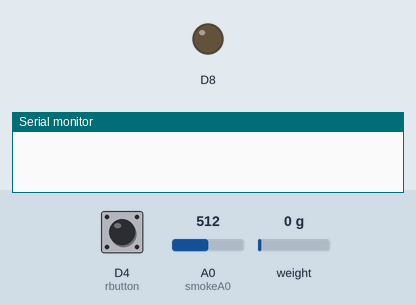
This sketch was run on a simulated ESP8266 (NodeMCU). Shown: output pins drawn as LEDs (lit = HIGH), the last lines printed to the serial monitor. Inputs (shaded band) come from the test bench; at power-on: D4 (rbutton) HIGH, A0 (smokeA0) = 512, weight on the scale 0 g. WiFi joins after 1.5 s; servers stay silent unless stated.

Above: at 0.0 s.
At 9.9 s:
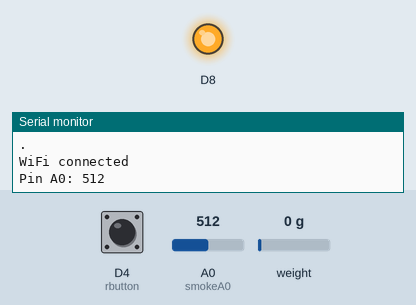
Timing chart, 0 to 11.4 s (numbered marks = the images above):
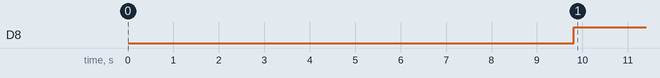

The sketch:

GCE-LOAD_CEL-BLYNK_LCD_WIDGET.ino
```cpp
//iotecemit@gmail.com
#include <ESP8266WiFi.h>
#include "HX711.h"
#define BLYNK_PRINT Serial
#include <Blynk.h>
#include <BlynkSimpleEsp8266.h>
#include <Wire.h>
///#include <LiquidCrystal_I2C.h>
//LiquidCrystal_I2C lcd(0x27, 16, 2);
#define BLYNK_PRINT Serial

const char *ssid = "iotlab"; // replace with your wifi ssid and wpa2 key
const char *pass = "password12345";
char auth[] = " cATOZXcv6jMw9IZIptYlD9kQdpSdur6h";    // You should get Auth Token in the Blynk App.
 WidgetLCD lcd(V9);
WiFiClient client;

HX711 scale(D5, D6);

int rbutton = D4; // this button will be used to reset the scale to 0.
float weight;
float calibration_factor = -515598.91; // for me this vlaue works just perfect 419640
 int smokeA0 = A0;

int sensorThres = 350;
void setup()
{
  Serial.begin(115200);
  pinMode(rbutton, INPUT_PULLUP);
  pinMode(D8, OUTPUT);
  scale.set_scale();
  scale.tare(); //Reset the scale to 0
  long zero_factor = scale.read_average(); //Get a baseline reading
  Blynk.begin(auth, ssid, pass);
  Wire.begin(D2, D1);
//  lcd.begin();
  //lcd.setCursor(6,0);
//  lcd.print("IOT");
//  lcd.setCursor(1,1);
  lcd.print(0,0, "GAS CYLINDER-IoT ");
  lcd.print(0,1, "  MONITORING      ");
  delay(3000);
  lcd.clear();

  lcd.print(0,0,"Connecting Wifi");

  WiFi.begin(ssid, pass);
  {
  delay(1000);
  Serial.print(".");
  lcd.clear();
  }
  Serial.println("");
  Serial.println("WiFi connected");
  lcd.clear();
  //lcd.print("WiFi connected");
  lcd.print(0, 0, "WiFi connected");
  delay(2000);
  lcd.clear();
}

void loop()

{

  Blynk.run();
  smoke();
  scale.set_scale(calibration_factor); //Adjust to this calibration factor

  weight = scale.get_units(5);

 // lcd.setCursor(0, 0);
  //lcd.print("Measured Weight");
  //lcd.setCursor(0, 1);
 // lcd.print(weight);
 // lcd.print(" KG  ");
 lcd.print(0, 0, "Measured Weight");
 lcd.print(3, 1, weight);
 lcd.print(10, 1, "KG");
  Blynk.virtualWrite(V3, weight);
  delay(2000);
  lcd.clear();
  if(weight<=0.10)
   {
     Blynk.notify("T==> Gas cylinder Low- G1100302-kk nagar");
     lcd.print(0, 0, "Gas cylinder Low G11032-KK Nagar");
     delay(2000);
  lcd.clear();
   }


  Serial.print("Weight: ");
  Serial.print(weight);
  Serial.println(" KG");
  Serial.println();


  if ( digitalRead(rbutton) == LOW)
{
  scale.set_scale();
  scale.tare(); //Reset the scale to 0
}

}


void smoke(void)
{
int analogSensor = analogRead(smokeA0);

 Serial.print("Pin A0: ");
 Serial.println(analogSensor);

 // Checks if it has reached the threshold value
 if (analogSensor > sensorThres)
 {

    digitalWrite(D8, HIGH);
     lcd.clear();
  lcd.print(0, 0, "  GAS LEAKAGE     Emergency   ");
   delay(1000);
  //  Blynk.notify("T==> OVER GAS-BE ALERT");

   Blynk.notify(" Gas leakage- Emergency  ");
    lcd.clear();
 }
 else
 {

  digitalWrite(D8, LOW);

 }
}
```

Measured:
- by itself, D8: LOW → HIGH at 9.8 s
